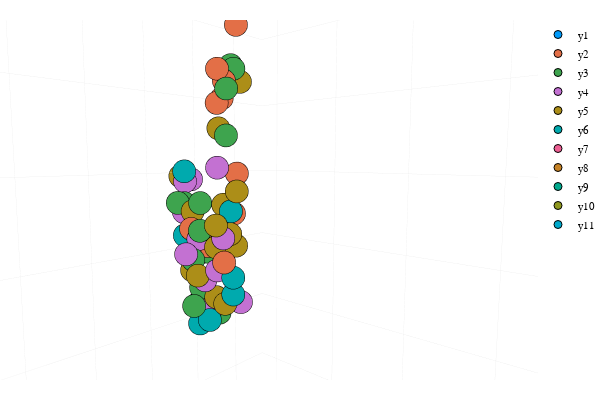

The cell this chart's notebook holds for it:
### Code cell
i = 5
j = 3
k = 1
ploteo = scatter(nodo[i][j][k].xyz[:, 1], nodo[i][j][k].xyz[:, 2],
    nodo[i][j][k].xyz[:, 3],
xlim = (x_min, x_max), ylim = (y_min, y_max), zlim = (z_min, z_max),
xlabel = "X", ylabel = "Y", zlabel = "Z")

for i = 5:5
    for j = 3:3
        for k = 2:ncells
            ploteo = scatter!(nodo[i][j][k].xyz[:, 1], nodo[i][j][k].xyz[:, 2],
            nodo[i][j][k].xyz[:, 3],
            xlim = (x_min, x_max), ylim = (y_min, y_max), zlim = (z_min, z_max),
            xlabel = "X", ylabel = "Y", zlabel = "Z",
            zticks = collect(z_min:cutoff:z_max))
        end
    end
end
ploteo

### Figure 1 — Plotly figure (JSON) as saved in the notebook; plotly's stock layout.template omitted (floating-point values rounded to 4 significant figures)
{"data": [{"colorbar": {"title": ""}, "hoverinfo": "text", "legendgroup": "y1", "marker": {"color": "rgba(0, 154, 250, 1.000)", "line": {"color": "rgba(0, 0, 0, 1)", "width": 1}, "size": 8, "symbol": "circle"}, "mode": "markers", "name": "y1", "showlegend": true, "text": [null], "type": "scatter3d", "x": [0], "xaxis": "x", "y": [0], "yaxis": "y", "z": [0]}, {"colorbar": {"title": ""}, "hoverinfo": "text", "legendgroup": "y2", "marker": {"color": "rgba(227, 111, 71, 1.000)", "line": {"color": "rgba(0, 0, 0, 1)", "width": 1}, "size": 8, "symbol": "circle"}, "mode": "markers", "name": "y2", "showlegend": true, "text": [null, null, null, null, null, null, null, null, null, null], "type": "scatter3d", "x": [-15.21, -14, -13.15, -16.33, -16.44, -15.41, -14.61, -17.55, -15.16, -17.07], "xaxis": "x", "y": [16.46, 17.16, 16.92, 17.55, 12.44, 15.92, 15.85, 16.09, 10.41, 16.98], "yaxis": "y", "z": [-18.74, -28.96, -20.04, -15.73, -28.49, -19.67, -18.06, -26.32, -27.46, -23.93]}, {"colorbar": {"title": ""}, "hoverinfo": "text", "legendgroup": "y3", "marker": {"color": "rgba(62, 164, 78, 1.000)", "line": {"color": "rgba(0, 0, 0, 1)", "width": 1}, "size": 8, "symbol": "circle"}, "mode": "markers", "name": "y3", "showlegend": true, "text": [null, null, null, null, null, null, null, null, null, null, null, null, null, null], "type": "scatter3d", "x": [-13.67, -16.4, -17.4, -17.96, -13.88, -14.25, -16.57, -14.64, -17.06, -15.69, -14.55, -16.49, -17.33, -14.01], "xaxis": "x", "y": [12.1, 11.05, 11.59, 13.12, 17.74, 17.55, 10.95, 8.363, 16.11, 8.631, 12.59, 16.99, 10.4, 11.74], "yaxis": "y", "z": [-32.1, -31.27, -28.96, -32.81, -21.81, -19.26, -25.86, -25.89, -17.75, -25.92, -27.43, -18.05, -33.05, -29.26]}, {"colorbar": {"title": ""}, "hoverinfo": "text", "legendgroup": "y4", "marker": {"color": "rgba(195, 113, 210, 1.000)", "line": {"color": "rgba(0, 0, 0, 1)", "width": 1}, "size": 8, "symbol": "circle"}, "mode": "markers", "name": "y4", "showlegend": true, "text": [null, null, null, null, null, null, null, null, null, null, null], "type": "scatter3d", "x": [-16.3, -13.85, -17.5, -16.09, -13.67, -17.03, -15.07, -13.1, -17.03, -14.5, -14.43], "xaxis": "x", "y": [7.979, 16.3, 17.18, 8.514, 16.26, 12.74, 11.84, 11.27, 8.846, 16.66, 13.55], "yaxis": "y", "z": [-26.55, -23.58, -31.59, -24.53, -29.48, -32.38, -28.02, -28.89, -24.41, -27.63, -30.39]}, {"colorbar": {"title": ""}, "hoverinfo": "text", "legendgroup": "y5", "marker": {"color": "rgba(172, 142, 24, 1.000)", "line": {"color": "rgba(0, 0, 0, 1)", "width": 1}, "size": 8, "symbol": "circle"}, "mode": "markers", "name": "y5", "showlegend": true, "text": [null, null, null, null, null, null, null, null, null, null, null, null, null, null, null, null], "type": "scatter3d", "x": [-16.78, -13.56, -16.07, -15.86, -15.16, -15.89, -16.11, -16.52, -13.19, -14.48, -16.63, -17.28, -13.77, -17.05, -16.41, -17.27], "xaxis": "x", "y": [13.51, 12.96, 15.46, 16.75, 16.35, 10.1, 7.559, 17.35, 17.11, 11.09, 13.7, 11.34, 16.06, 17.57, 17.26, 9.383], "yaxis": "y", "z": [-31.65, -30.1, -25.77, -27.44, -31.58, -26.39, -24.21, -24.95, -21.42, -30.0, -28.48, -31.84, -26.88, -18.78, -28.11, -32.66]}, {"colorbar": {"title": ""}, "hoverinfo": "text", "legendgroup": "y6", "marker": {"color": "rgba(0, 170, 174, 1.000)", "line": {"color": "rgba(0, 0, 0, 1)", "width": 1}, "size": 8, "symbol": "circle"}, "mode": "markers", "name": "y6", "showlegend": true, "text": [null, null, null, null, null, null, null, null], "type": "scatter3d", "x": [-14.51, -16.5, -15.61, -16.52, -16.29, -17.15, -15.47, -14.99], "xaxis": "x", "y": [9.767, 10.64, 17.35, 16.39, 12.7, 10.62, 8.967, 17.83], "yaxis": "y", "z": [-27.89, -33.72, -30.95, -26.14, -33.18, -29.06, -23.87, -29.85]}, {"colorbar": {"title": ""}, "hoverinfo": "text", "legendgroup": "y7", "marker": {"color": "rgba(237, 94, 147, 1.000)", "line": {"color": "rgba(0, 0, 0, 1)", "width": 1}, "size": 8, "symbol": "circle"}, "mode": "markers", "name": "y7", "showlegend": true, "text": [null], "type": "scatter3d", "x": [0], "xaxis": "x", "y": [0], "yaxis": "y", "z": [0]}, {"colorbar": {"title": ""}, "hoverinfo": "text", "legendgroup": "y8", "marker": {"color": "rgba(198, 130, 37, 1.000)", "line": {"color": "rgba(0, 0, 0, 1)", "width": 1}, "size": 8, "symbol": "circle"}, "mode": "markers", "name": "y8", "showlegend": true, "text": [null], "type": "scatter3d", "x": [0], "xaxis": "x", "y": [0], "yaxis": "y", "z": [0]}, {"colorbar": {"title": ""}, "hoverinfo": "text", "legendgroup": "y9", "marker": {"color": "rgba(0, 169, 141, 1.000)", "line": {"color": "rgba(0, 0, 0, 1)", "width": 1}, "size": 8, "symbol": "circle"}, "mode": "markers", "name": "y9", "showlegend": true, "text": [null], "type": "scatter3d", "x": [0], "xaxis": "x", "y": [0], "yaxis": "y", "z": [0]}, {"colorbar": {"title": ""}, "hoverinfo": "text", "legendgroup": "y10", "marker": {"color": "rgba(142, 151, 30, 1.000)", "line": {"color": "rgba(0, 0, 0, 1)", "width": 1}, "size": 8, "symbol": "circle"}, "mode": "markers", "name": "y10", "showlegend": true, "text": [null], "type": "scatter3d", "x": [0], "xaxis": "x", "y": [0], "yaxis": "y", "z": [0]}, {"colorbar": {"title": ""}, "hoverinfo": "text", "legendgroup": "y11", "marker": {"color": "rgba(0, 169, 204, 1.000)", "line": {"color": "rgba(0, 0, 0, 1)", "width": 1}, "size": 8, "symbol": "circle"}, "mode": "markers", "name": "y11", "showlegend": true, "text": [null], "type": "scatter3d", "x": [0], "xaxis": "x", "y": [0], "yaxis": "y", "z": [0]}], "layout": {"annotations": [], "height": 400, "legend": {"bgcolor": "rgba(255, 255, 255, 1.000)", "bordercolor": "rgba(0, 0, 0, 1)", "font": {"color": "rgba(0, 0, 0, 1)", "family": "sans-serif", "size": 11}, "tracegroupgap": 0, "x": 1, "y": 1}, "margin": {"b": 20, "l": 0, "r": 0, "t": 20}, "paper_bgcolor": "rgba(255, 255, 255, 1.000)", "plot_bgcolor": "rgba(255, 255, 255, 1.000)", "scene": {"aspectmode": "auto", "aspectratio": {"x": 0.8125, "y": 0.8068, "z": 1.525}, "camera": {"center": {"x": 0, "y": 0, "z": 0}, "eye": {"x": 0.5962, "y": 0.547, "z": 0.07801}, "up": {"x": 0, "y": 0, "z": 1}}, "xaxis": {"anchor": "y1", "domain": [0.06165, 0.9934], "gridcolor": "rgba(0, 0, 0, 0.1)", "gridwidth": 0.5, "linecolor": "rgba(0, 0, 0, 1)", "mirror": false, "range": [-38, 17], "showgrid": true, "showline": true, "showticklabels": true, "tickangle": 0, "tickcolor": "rgb(0, 0, 0)", "tickfont": {"color": "rgba(0, 0, 0, 1)", "family": "sans-serif", "size": 11}, "tickmode": "array", "ticks": "inside", "ticktext": ["-30", "-20", "-10", "0", "10"], "tickvals": [-30, -20, -10, 0, 10], "title": "X", "titlefont": {"color": "rgba(0, 0, 0, 1)", "family": "sans-serif", "size": 15}, "type": "linear", "visible": true, "zeroline": false, "zerolinecolor": "rgba(0, 0, 0, 1)"}, "yaxis": {"anchor": "x1", "domain": [0.07581, 0.9902], "gridcolor": "rgba(0, 0, 0, 0.1)", "gridwidth": 0.5, "linecolor": "rgba(0, 0, 0, 1)", "mirror": false, "range": [7, 45], "showgrid": true, "showline": true, "showticklabels": true, "tickangle": 0, "tickcolor": "rgb(0, 0, 0)", "tickfont": {"color": "rgba(0, 0, 0, 1)", "family": "sans-serif", "size": 11}, "tickmode": "array", "ticks": "inside", "ticktext": ["10", "20", "30", "40"], "tickvals": [10, 20, 30, 40], "title": "Y", "titlefont": {"color": "rgba(0, 0, 0, 1)", "family": "sans-serif", "size": 15}, "type": "linear", "visible": true, "zeroline": false, "zerolinecolor": "rgba(0, 0, 0, 1)"}, "zaxis": {"gridcolor": "rgba(0, 0, 0, 0.1)", "gridwidth": 0.5, "linecolor": "rgba(0, 0, 0, 1)", "mirror": false, "range": [-44, -6], "showgrid": true, "showline": true, "showticklabels": true, "tickangle": 0, "tickcolor": "rgb(0, 0, 0)", "tickfont": {"color": "rgba(0, 0, 0, 1)", "family": "sans-serif", "size": 11}, "tickmode": "array", "ticks": "inside", "ticktext": ["-44", "-39", "-34", "-29", "-24", "-19", "-14", "-9"], "tickvals": [-44, -39, -34, -29, -24, -19, -14, -9], "title": "Z", "titlefont": {"color": "rgba(0, 0, 0, 1)", "family": "sans-serif", "size": 15}, "type": "linear", "visible": true, "zeroline": false, "zerolinecolor": "rgba(0, 0, 0, 1)"}}, "showlegend": true, "width": 600}}
